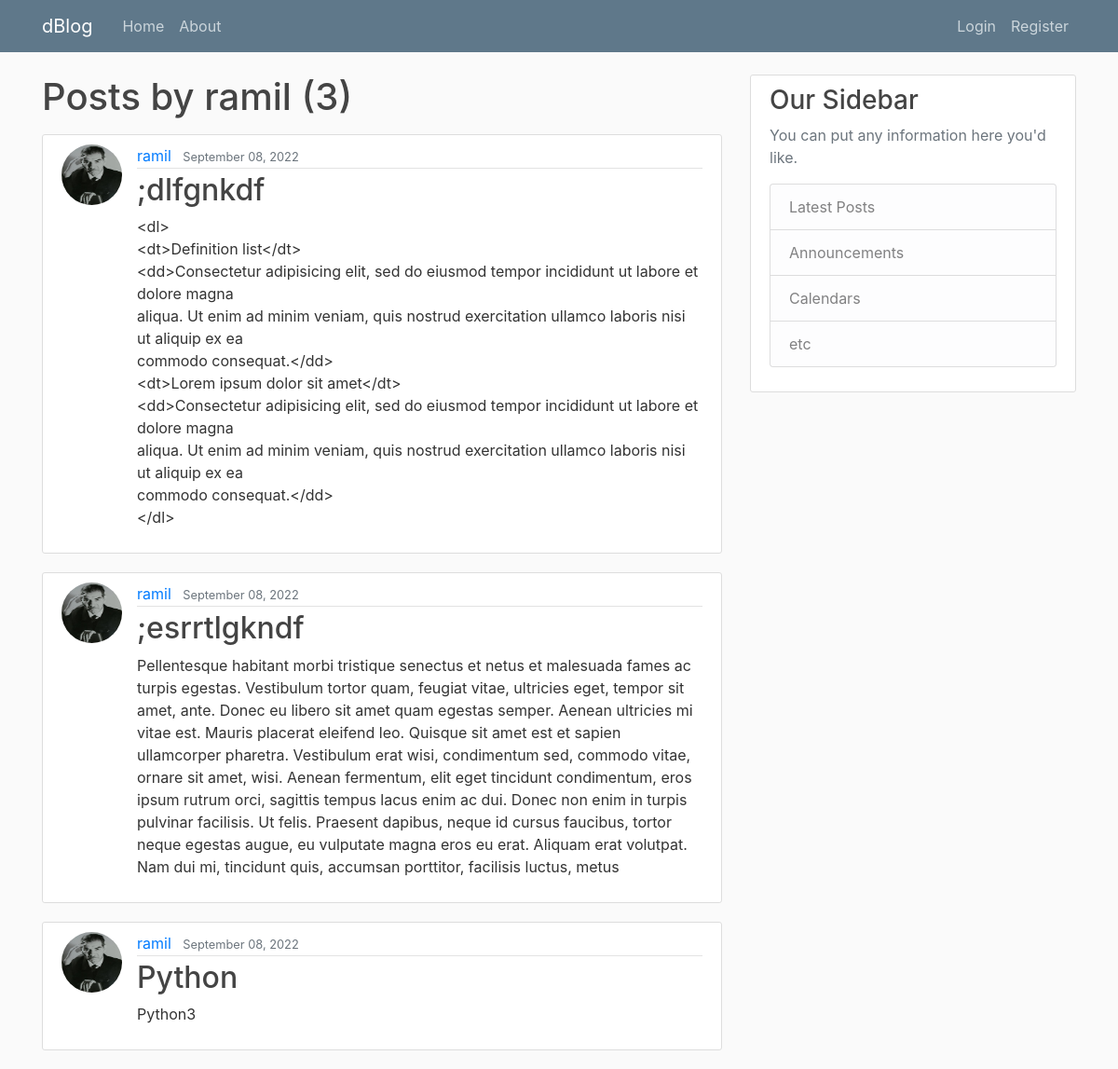
Screenshot of /user/ramil with the database file from the repository.
### blog/models.py (models this page shows, shortened)
class Post(models.Model):
    title = models.CharField(max_length=100)
    content = models.TextField()
    date_posted = models.DateTimeField(default=timezone.now)
    author = models.ForeignKey(User, on_delete=models.CASCADE)

class Profile(models.Model):
    user = models.OneToOneField(User, on_delete=models.CASCADE)
    image = models.ImageField(default='default.jpg', upload_to='profile_pics')

### blog/views.py (the view)
# urls.py: path('user/<str:username>', UserPostListView.as_view(), name = 'user-posts'),
class UserPostListView(ListView):
    model = Post
    template_name = 'blog/user_posts.html'
    context_object_name = 'posts'
    paginate_by = 5
    def get_queryset(self):
        user = get_object_or_404(User, username=self.kwargs.get('username'))
        return Post.objects.filter(author=user).order_by('-date_posted')

### blog/templates/blog/user_posts.html (shortened to what this page needs)
{% extends "blog/base.html" %}
{% block content %}
    <h1 class="mb-3">Posts by {{ view.kwargs.username }} ({{ page_obj.paginator.count }})</h1>
    {% for post in posts %}
        <article class="media content-section">
          <img class="rounded-circle article-img" src="{{ post.author.profile.image.url }}">
          <div class="media-body">
            <div class="article-metadata">
              <a class="mr-2" href="{% url 'user-posts' post.author.username %}">{{ post.author }}</a>
              <small class="text-muted">{{ post.date_posted|date:"F d, Y" }}</small>
            </div>
            <h2><a class="article-title" href="{% url 'post-detail' post.id %}">{{ post.title }}</a></h2>
            <p class="article-content">{{ post.content }}</p>
          </div>
        </article>
    {% endfor %}
{% endblock content %}

### blog/static/blog/main.css (style rules this page uses)
body { background: #fafafa; color: #333333; margin-top: 5rem; }
h1, h2, h3, h4, h5, h6 { color: #444444; }
.content-section { background: #ffffff; padding: 10px 20px; border: 1px solid #dddddd; border-radius: 3px; margin-bottom: 20px; }
.article-title { color: #444444; }
.article-content { white-space: pre-line; }
.article-img { height: 65px; width: 65px; margin-right: 16px; }
.article-metadata { padding-bottom: 1px; margin-bottom: 4px; border-bottom: 1px solid #e3e3e3 }

### rows the page displays
Post: author.profile.image (picture), author "ramil", date_posted "September 08, 2022", title ";dlfgnkdf", content "<dl> <dt>Definition list</dt> <dd>Consectetur adipisicing elit, sed do eiusmod tempor incididunt ut labore et dolore magna aliqua. Ut enim ad minim veniam, quis nostrud exercitation ullamco laboris nisi ut aliquip ex ea commodo consequat.</dd> <dt>Lorem ipsum dolor sit amet</dt> <dd>Consectetur adipisicing elit, sed do eiusmod tempor incididunt ut labore et dolore magna aliqua. Ut enim ad minim veniam, quis nostrud exercitation ullamco laboris nisi ut aliquip ex ea commodo consequat.</dd> </dl>"
Post: author.profile.image (picture), author "ramil", date_posted "September 08, 2022", title ";esrrtlgkndf", content "Pellentesque habitant morbi tristique senectus et netus et malesuada fames ac turpis egestas. Vestibulum tortor quam, feugiat vitae, ultricies eget, tempor sit amet, ante. Donec eu libero sit amet quam egestas semper. Aenean ultricies mi vitae est. Mauris placerat eleifend leo. Quisque sit amet est et sapien ullamcorper pharetra. Vestibulum erat wisi, condimentum sed, commodo vitae, ornare sit amet, wisi. Aenean fermentum, elit eget tincidunt condimentum, eros ipsum rutrum orci, sagittis tempus lacus enim ac dui. Donec non enim in turpis pulvinar facilisis. Ut felis. Praesent dapibus, neque id cursus faucibus, tortor neque egestas augue, eu vulputate magna eros eu erat. Aliquam erat…"
Post: author.profile.image (picture), author "ramil", date_posted "September 08, 2022", title "Python", content "Python3"

### other values shown
{{ view.kwargs.username }} "ramil"
{{ page_obj.paginator.count }} "3"
